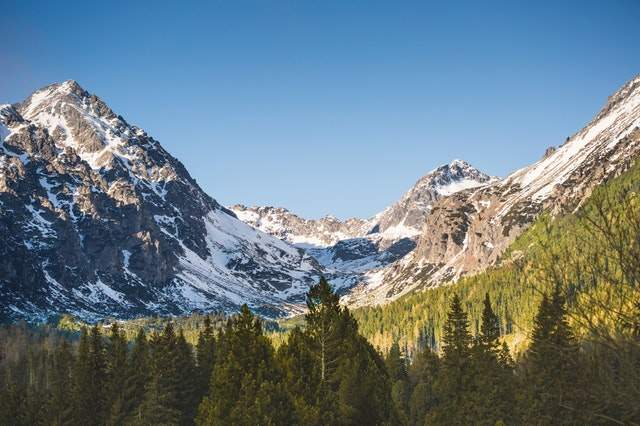
%> input picture images/mountain.jpeg, 640 x 426 px
$ octave LANCZOS.m   (GNU Octave 9; MATLAB toolbox functions it lacks are replaced by stand-ins)
%> lines starting %> are read from the running program, lines starting %| are printed output that depends on the picture
clc
clear all
close all

Img1=imread('mountain.jpeg');
%> Img1 is the input picture: size 426x640x3 uint8; mean R, G, B 106, 123.8, 131.8
figure,imshow(Img1),title('Original')
[Height, Width, Depth]=size(Img1);
%> Height = 426; Width = 640; Depth = 3

 if Depth==1
     Img2=Img1
 else
     Img2=Img1(:,:,:);
 end

M=4;
Img3=Img2(1:M:Height,1:M:Width,1:Depth);
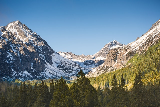
%> Img3: size 107x160x3 uint8; mean R, G, B 105.8, 123.7, 132
% figure,imshow(Img3),title('No prefiltering')
Img4=imresize(Img3,[Height,Width],'bicubic');
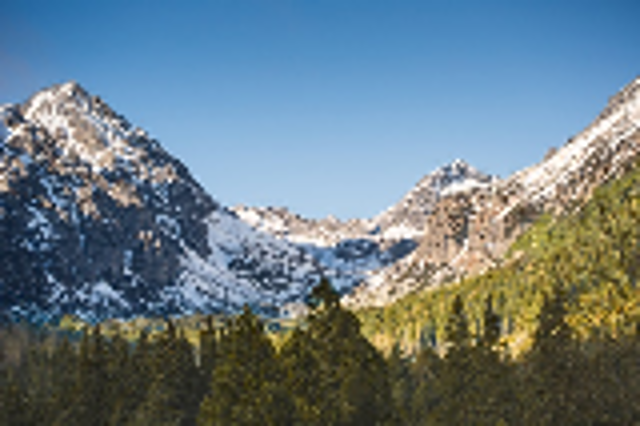
%> Img4: size 426x640x3 uint8; mean R, G, B 105.8, 123.7, 132
% figure,imshow(Img4),title('Downsample, no prefiltering')

% APPLYING GAUSSIAN FILTERING

Img5=imfilter(Img2,fspecial('gaussian',[4,4],1),'symmetric','replicate','conv');
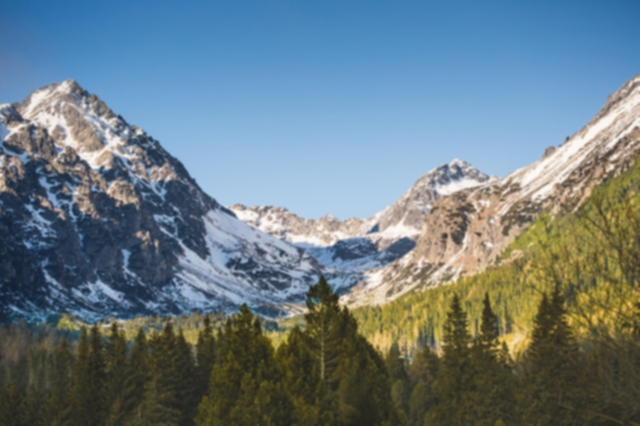
%> Img5: size 426x640x3 uint8; mean R, G, B 106.1, 123.7, 131.6
Img6=Img5(1:M:Height,1:M:Width,1:Depth);
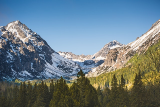
%> Img6: size 107x160x3 uint8; mean R, G, B 105.8, 123.6, 131.7
% figure, imshow(Img6),title('After prefiltering')
Img7=imresize(Img6,[Height,Width],'bicubic');
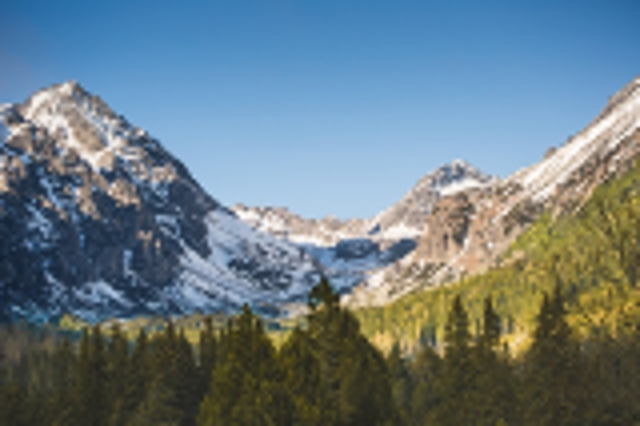
%> Img7: size 426x640x3 uint8; mean R, G, B 105.8, 123.6, 131.7
% figure, imshow(Img7),title('After prefiltering-Upscaled')

% USING LANCZOS FILTERING


Img8=imresize(Img3,1,'lanczos3');
% figure, imshow(Img8),title('After LANCZOS-Upscaled')

% RESAMPLING AFTER LANCZOS USING SPLINE

%> (the run ends here)

$ run again, with images/barbara.bmp saved as images/mountain.jpeg
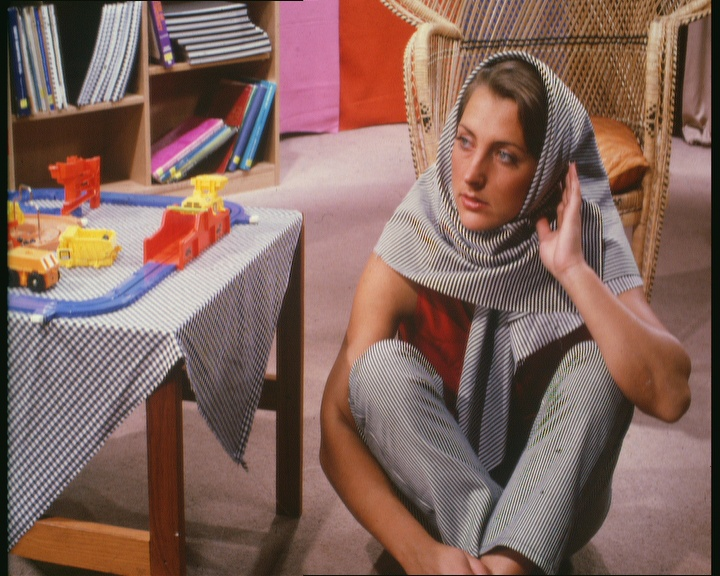
%> input picture images/barbara.bmp, 720 x 576 px
%> Img1 is the input picture: size 576x720x3 uint8; mean R, G, B 130.8, 101.2, 92.7
%> `Img3=Img2(1:M:Height,1:M:Width,1:Depth);`:
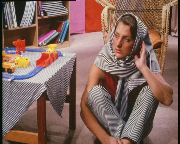
%> Img3: size 144x180x3 uint8; mean R, G, B 130.8, 101.3, 92.7
%> `Img7=imresize(Img6,[Height,Width],'bicubic');`:
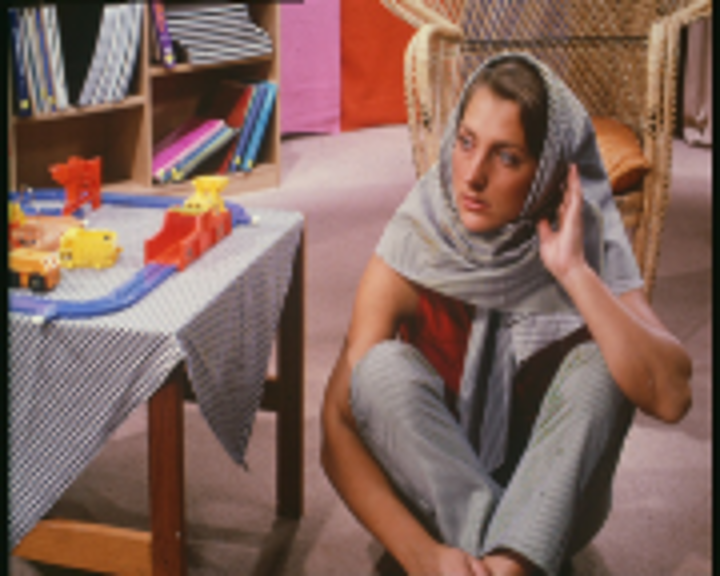
%> Img7: size 576x720x3 uint8; mean R, G, B 130.8, 101.3, 92.8

$ run again, with images/per1_orig.png saved as images/mountain.jpeg
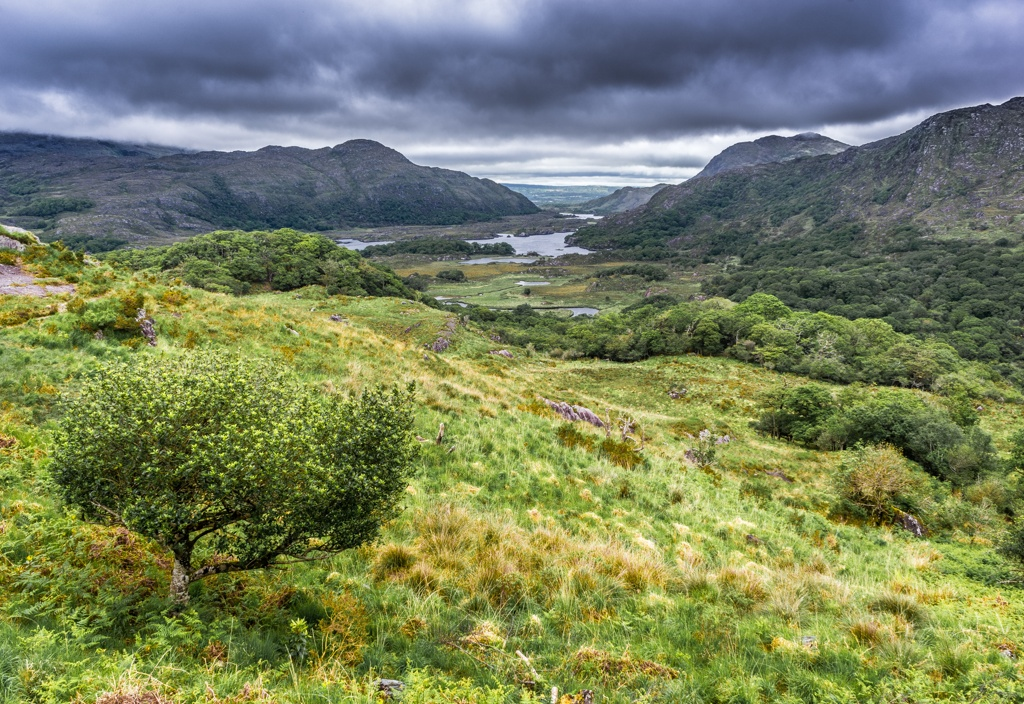
%> input picture images/per1_orig.png, 1024 x 704 px
%> Img1 is the input picture: size 704x1024x3 uint8; mean R, G, B 119.7, 129.2, 94.7
%> `Img3=Img2(1:M:Height,1:M:Width,1:Depth);`:
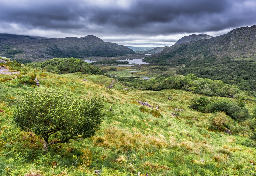
%> Img3: size 176x256x3 uint8; mean R, G, B 119.8, 129.2, 95
%> `Img7=imresize(Img6,[Height,Width],'bicubic');`:
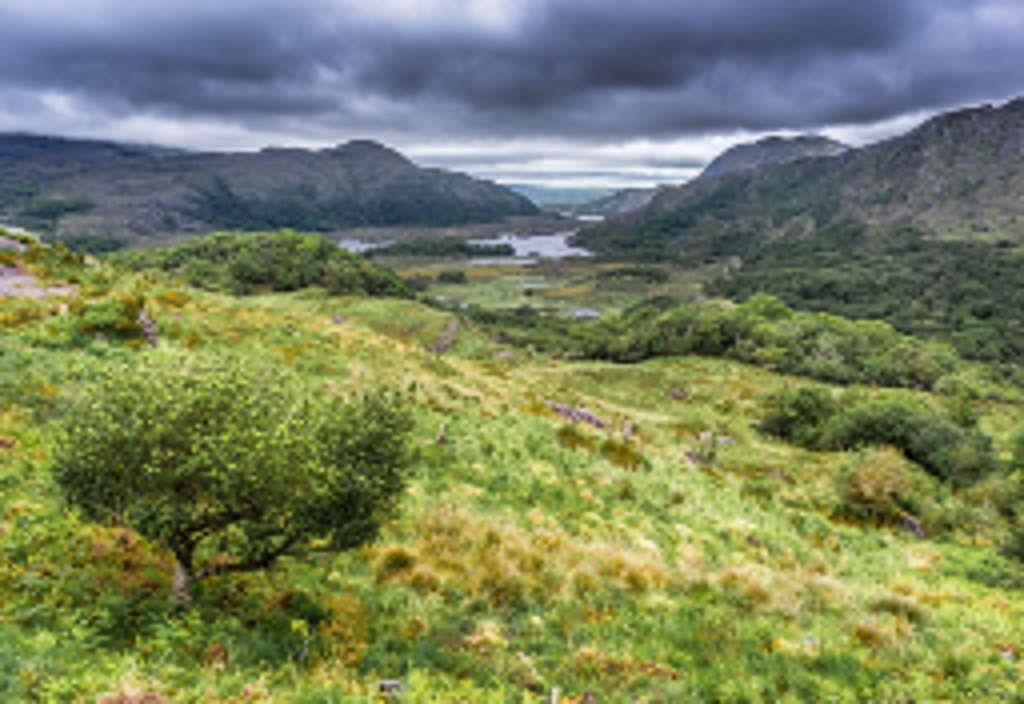
%> Img7: size 704x1024x3 uint8; mean R, G, B 119.7, 129.2, 94.9
